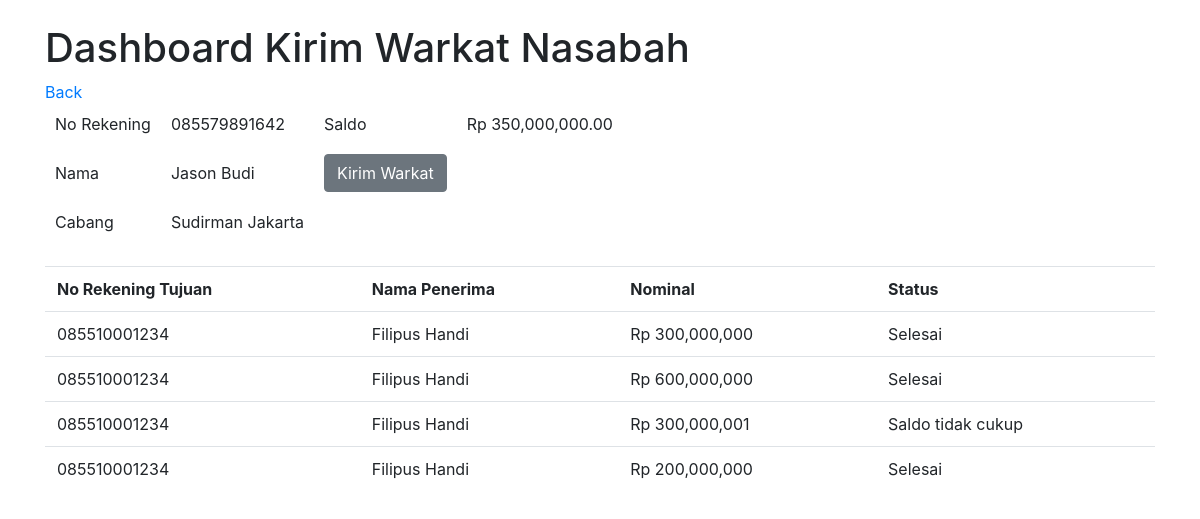
Page /ui/dashboard_kirim.php (signed in) on the committed database.
### tables this page shows
CREATE TABLE `tbl_data_rekening` (
  `no_rek` varchar(20) NOT NULL,
  `cif` varchar(20) NOT NULL,
  `jenis_rekening` varchar(20) DEFAULT NULL,
  `cabang` varchar(50) DEFAULT NULL,
  `saldo` bigint(20) DEFAULT NULL
);

CREATE TABLE `tbl_data_nasabah` (
  `cif` varchar(20) NOT NULL,
  `user_id` int(11) NOT NULL,
  `nik` varchar(16) NOT NULL,
  `nama` varchar(50) DEFAULT NULL,
  `alamat` varchar(50) DEFAULT NULL,
  `no_hp` varchar(12) DEFAULT NULL
);

CREATE TABLE `tbl_transaksi_warkat` (
  `security_code` varchar(32) NOT NULL,
  `no_rek_pengirim` varchar(20) NOT NULL,
  `no_rek_penerima` varchar(20) NOT NULL,
  `tipe_warkat` varchar(30) DEFAULT NULL,
  `nik` varchar(16) DEFAULT NULL,
  `jumlah_transfer` bigint(20) DEFAULT NULL,
  `status` varchar(30) DEFAULT NULL,
  `tgl_efektif` datetime NOT NULL,
  `tgl_issue` datetime DEFAULT NULL,
  `pindah_tangan` tinyint(4) DEFAULT NULL,
  `berita` varchar(50) DEFAULT NULL
);

### ui/dashboard_kirim.php (the view, shortened to what this page needs)
<html>
	<head>
		<link rel="stylesheet" href="../css/bootstrap.min.css">
	</head>
	<body>
		<div class="container my-4">
			<h1>Dashboard Kirim Warkat Nasabah</h1>
			<a href="../index.php">Back</a>
			<?php
				include '../connection.php';
				if(!isset($_SESSION['username'])){
					header('location: ../login.php');
				}
				else{
					$cif = $_SESSION['cif'];
					$sql = "SELECT * FROM tbl_data_nasabah dn JOIN tbl_data_rekening dr ON dn.cif = dr.cif WHERE dn.cif = '$cif'";
					$result = mysqli_query($conn, $sql);
					if(mysqli_num_rows($result)) {
						$row = mysqli_fetch_assoc($result);
						$no_rek = $row['no_rek'];
						$saldo = $row['saldo'];
						$nama = $row['nama'];
						$cabang = $row['cabang'];
			?>
			<table cellpadding="10">
				<tr>
					<td>No Rekening</td>
					<td><?php echo $no_rek ?></td>
					<td>Saldo</td>
					<td>Rp <?php echo number_format($saldo,2) ?></td>
				</tr>
				<tr>
					<td>Nama</td>
					<td><?php echo $nama ?></td>
					<td><button type="button" class="btn btn-secondary" data-toggle="modal" data-target="#kirimWarkatModal">Kirim Warkat</button></td>
				</tr>
				<tr>
					<td>Cabang</td>
					<td><?php echo $cabang ?></td>
				</tr>
			</table>
			<br>
			<table class="table">
				<tr>
					<th>No Rekening Tujuan</th>
					<th>Nama Penerima</th>
					<th>Nominal</th>
					<th>Status</th>
				</tr>
				<?php
					$sql = "SELECT tw.no_rek_penerima,tw.jumlah_transfer,tw.status,
							(SELECT nama FROM tbl_data_nasabah dn
							JOIN tbl_data_rekening dr ON dn.cif = dr.cif
							WHERE dr.no_rek = tw.no_rek_penerima) AS nama_penerima
							FROM tbl_transaksi_warkat tw
							JOIN tbl_data_rekening dr on tw.no_rek_pengirim = dr.no_rek
							JOIN tbl_data_nasabah dn on dr.cif = dn.cif
							WHERE tw.no_rek_pengirim='$no_rek'
							ORDER BY tw.tgl_issue DESC";
					$result = mysqli_query($conn, $sql);
					if(mysqli_num_rows($result)) {
						while($row = mysqli_fetch_assoc($result)){
							echo "<tr>
								<td>". $row['no_rek_penerima'] ."</td>
								<td>". $row['nama_penerima'] ."</td>
								<td>Rp ". number_format($row['jumlah_transfer']) ."</td>
								<td>". $row['status'] ."</td>
							</tr>";
						}
					}
				?>
			</table>
				<?php }} ?>
		</div>
	</body>
</html>

### rows in the picture
tbl_data_rekening: no_rek "085579891642", saldo "350,000,000.00", cif.nama "Jason Budi", cabang "Sudirman Jakarta"
tbl_transaksi_warkat: no_rek_penerima "085510001234", nama_penerima "Filipus Handi", jumlah_transfer "300,000,000", status "Selesai"
tbl_transaksi_warkat: no_rek_penerima "085510001234", nama_penerima "Filipus Handi", jumlah_transfer "600,000,000", status "Selesai"
tbl_transaksi_warkat: no_rek_penerima "085510001234", nama_penerima "Filipus Handi", jumlah_transfer "300,000,001", status "Saldo tidak cukup"
tbl_transaksi_warkat: no_rek_penerima "085510001234", nama_penerima "Filipus Handi", jumlah_transfer "200,000,000", status "Selesai"
